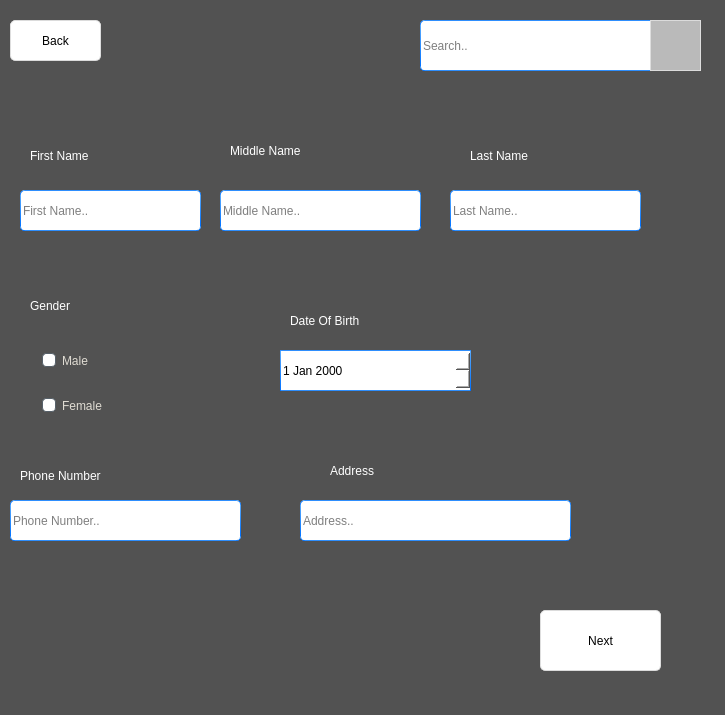
<?xml version="1.0" encoding="UTF-8"?>
<ui version="4.0">
 <class>newemp1</class>
 <widget class="QWidget" name="newemp1">
  <property name="geometry">
   <rect>
    <x>0</x>
    <y>0</y>
    <width>725</width>
    <height>715</height>
   </rect>
  </property>
  <property name="windowTitle">
   <string>Form</string>
  </property>
  <property name="styleSheet">
   <string notr="true">background-color:rgb(82, 82, 82);
font: 16pt &quot;Arial Rounded MT Bold&quot;;</string>
  </property>
  <widget class="QLineEdit" name="first_line">
   <property name="geometry">
    <rect>
     <x>20</x>
     <y>190</y>
     <width>181</width>
     <height>41</height>
    </rect>
   </property>
   <property name="styleSheet">
    <string notr="true">
border-width: 1px; border-radius: 4px;
background-color: rgb(255, 255, 255);
	border-style: solid;
	border-color: qlineargradient(spread:pad, x1:0.5, y1:1, x2:0.5, y2:0, stop:0 rgba(0, 113, 255, 255), stop:1 rgba(91, 171, 252, 255));</string>
   </property>
   <property name="placeholderText">
    <string>First Name..</string>
   </property>
  </widget>
  <widget class="QLineEdit" name="middle_line">
   <property name="geometry">
    <rect>
     <x>220</x>
     <y>190</y>
     <width>201</width>
     <height>41</height>
    </rect>
   </property>
   <property name="styleSheet">
    <string notr="true">
border-width: 1px; border-radius: 4px;
background-color: rgb(255, 255, 255);
	border-style: solid;
	border-color: qlineargradient(spread:pad, x1:0.5, y1:1, x2:0.5, y2:0, stop:0 rgba(0, 113, 255, 255), stop:1 rgba(91, 171, 252, 255));</string>
   </property>
   <property name="placeholderText">
    <string>Middle Name..</string>
   </property>
  </widget>
  <widget class="QLineEdit" name="last_line">
   <property name="geometry">
    <rect>
     <x>450</x>
     <y>190</y>
     <width>191</width>
     <height>41</height>
    </rect>
   </property>
   <property name="styleSheet">
    <string notr="true">
border-width: 1px; border-radius: 4px;
background-color: rgb(255, 255, 255);
	border-style: solid;
	border-color: qlineargradient(spread:pad, x1:0.5, y1:1, x2:0.5, y2:0, stop:0 rgba(0, 113, 255, 255), stop:1 rgba(91, 171, 252, 255));</string>
   </property>
   <property name="text">
    <string/>
   </property>
   <property name="placeholderText">
    <string>Last Name..</string>
   </property>
  </widget>
  <widget class="QLineEdit" name="phone_line">
   <property name="geometry">
    <rect>
     <x>10</x>
     <y>500</y>
     <width>231</width>
     <height>41</height>
    </rect>
   </property>
   <property name="styleSheet">
    <string notr="true">
border-width: 1px; border-radius: 4px;
background-color: rgb(255, 255, 255);
	border-style: solid;
	border-color: qlineargradient(spread:pad, x1:0.5, y1:1, x2:0.5, y2:0, stop:0 rgba(0, 113, 255, 255), stop:1 rgba(91, 171, 252, 255));</string>
   </property>
   <property name="placeholderText">
    <string>Phone Number..</string>
   </property>
  </widget>
  <widget class="QLineEdit" name="address_line">
   <property name="geometry">
    <rect>
     <x>300</x>
     <y>500</y>
     <width>271</width>
     <height>41</height>
    </rect>
   </property>
   <property name="styleSheet">
    <string notr="true">
border-width: 1px; border-radius: 4px;
background-color: rgb(255, 255, 255);
	border-style: solid;
	border-color: qlineargradient(spread:pad, x1:0.5, y1:1, x2:0.5, y2:0, stop:0 rgba(0, 113, 255, 255), stop:1 rgba(91, 171, 252, 255));</string>
   </property>
   <property name="placeholderText">
    <string>Address..</string>
   </property>
  </widget>
  <widget class="QLabel" name="label">
   <property name="geometry">
    <rect>
     <x>30</x>
     <y>140</y>
     <width>151</width>
     <height>31</height>
    </rect>
   </property>
   <property name="styleSheet">
    <string notr="true">color: rgb(255, 255, 255);</string>
   </property>
   <property name="text">
    <string>First Name</string>
   </property>
  </widget>
  <widget class="QLabel" name="label_2">
   <property name="geometry">
    <rect>
     <x>470</x>
     <y>140</y>
     <width>161</width>
     <height>31</height>
    </rect>
   </property>
   <property name="styleSheet">
    <string notr="true">color: rgb(255, 255, 255);</string>
   </property>
   <property name="text">
    <string>Last Name </string>
   </property>
  </widget>
  <widget class="QLabel" name="label_7">
   <property name="geometry">
    <rect>
     <x>330</x>
     <y>450</y>
     <width>161</width>
     <height>41</height>
    </rect>
   </property>
   <property name="styleSheet">
    <string notr="true">color: rgb(255, 255, 255);</string>
   </property>
   <property name="text">
    <string>Address</string>
   </property>
  </widget>
  <widget class="QLabel" name="label_8">
   <property name="geometry">
    <rect>
     <x>230</x>
     <y>140</y>
     <width>191</width>
     <height>21</height>
    </rect>
   </property>
   <property name="styleSheet">
    <string notr="true">color: rgb(255, 255, 255);</string>
   </property>
   <property name="text">
    <string>Middle Name</string>
   </property>
  </widget>
  <widget class="QLabel" name="label_9">
   <property name="geometry">
    <rect>
     <x>30</x>
     <y>280</y>
     <width>111</width>
     <height>51</height>
    </rect>
   </property>
   <property name="styleSheet">
    <string notr="true">color: rgb(255, 255, 255);</string>
   </property>
   <property name="text">
    <string>Gender</string>
   </property>
  </widget>
  <widget class="QLabel" name="label_10">
   <property name="geometry">
    <rect>
     <x>20</x>
     <y>460</y>
     <width>211</width>
     <height>31</height>
    </rect>
   </property>
   <property name="styleSheet">
    <string notr="true">color: rgb(255, 255, 255);</string>
   </property>
   <property name="text">
    <string>Phone Number</string>
   </property>
  </widget>
  <widget class="QLabel" name="label_11">
   <property name="geometry">
    <rect>
     <x>290</x>
     <y>300</y>
     <width>201</width>
     <height>41</height>
    </rect>
   </property>
   <property name="styleSheet">
    <string notr="true">color: rgb(255, 255, 255);</string>
   </property>
   <property name="text">
    <string>Date Of Birth</string>
   </property>
  </widget>
  <widget class="QPushButton" name="next_btn">
   <property name="geometry">
    <rect>
     <x>540</x>
     <y>610</y>
     <width>121</width>
     <height>61</height>
    </rect>
   </property>
   <property name="styleSheet">
    <string notr="true">QPushButton{
	font: 75 11pt &quot;MS Shell Dlg 2&quot;;
	border-style: solid;
	border-top-color: qlineargradient(spread:pad, x1:0.5, y1:1, x2:0.5, y2:0, stop:0 rgb(215, 215, 215), stop:1 rgb(222, 222, 222));
	border-right-color: qlineargradient(spread:pad, x1:0, y1:0.5, x2:1, y2:0.5, stop:0 rgb(217, 217, 217), stop:1 rgb(227, 227, 227));
	border-left-color: qlineargradient(spread:pad, x1:0, y1:0.5, x2:1, y2:0.5, stop:0 rgb(227, 227, 227), stop:1 rgb(217, 217, 217));
	border-bottom-color: qlineargradient(spread:pad, x1:0.5, y1:1, x2:0.5, y2:0, stop:0 rgb(215, 215, 215), stop:1 rgb(222, 222, 222));
	border-width: 1px;
	border-radius: 5px;
	color: rgb(0,0,0);
	padding: 2px;
	background-color: rgb(255,255,255);
}
QPushButton:hover{
	border-style: solid;
	border-top-color: qlineargradient(spread:pad, x1:0.5, y1:1, x2:0.5, y2:0, stop:0 rgb(195, 195, 195), stop:1 rgb(222, 222, 222));
	border-right-color: qlineargradient(spread:pad, x1:0, y1:0.5, x2:1, y2:0.5, stop:0 rgb(197, 197, 197), stop:1 rgb(227, 227, 227));
	border-left-color: qlineargradient(spread:pad, x1:0, y1:0.5, x2:1, y2:0.5, stop:0 rgb(227, 227, 227), stop:1 rgb(197, 197, 197));
	border-bottom-color: qlineargradient(spread:pad, x1:0.5, y1:1, x2:0.5, y2:0, stop:0 rgb(195, 195, 195), stop:1 rgb(222, 222, 222));
	border-width: 1px;
	border-radius: 5px;
	color: rgb(0,0,0);
	padding: 2px;
	background-color: rgb(255,255,255);
}
QPushButton:pressed{
	border-style: solid;
	border-top-color: qlineargradient(spread:pad, x1:0.5, y1:1, x2:0.5, y2:0, stop:0 rgb(215, 215, 215), stop:1 rgb(222, 222, 222));
	border-right-color: qlineargradient(spread:pad, x1:0, y1:0.5, x2:1, y2:0.5, stop:0 rgb(217, 217, 217), stop:1 rgb(227, 227, 227));
	border-left-color: qlineargradient(spread:pad, x1:0, y1:0.5, x2:1, y2:0.5, stop:0 rgb(227, 227, 227), stop:1 rgb(217, 217, 217));
	border-bottom-color: qlineargradient(spread:pad, x1:0.5, y1:1, x2:0.5, y2:0, stop:0 rgb(215, 215, 215), stop:1 rgb(222, 222, 222));
	border-width: 1px;
	border-radius: 5px;
	color: rgb(0,0,0);
	padding: 2px;
	background-color: rgb(142,142,142);
}
QPushButton:disabled{
	border-style: solid;
	border-top-color: qlineargradient(spread:pad, x1:0.5, y1:1, x2:0.5, y2:0, stop:0 rgb(215, 215, 215), stop:1 rgb(222, 222, 222));
	border-right-color: qlineargradient(spread:pad, x1:0, y1:0.5, x2:1, y2:0.5, stop:0 rgb(217, 217, 217), stop:1 rgb(227, 227, 227));
	border-left-color: qlineargradient(spread:pad, x1:0, y1:0.5, x2:1, y2:0.5, stop:0 rgb(227, 227, 227), stop:1 rgb(217, 217, 217));
	border-bottom-color: qlineargradient(spread:pad, x1:0.5, y1:1, x2:0.5, y2:0, stop:0 rgb(215, 215, 215), stop:1 rgb(222, 222, 222));
	border-width: 1px;
	border-radius: 5px;
	color: #808086;
	padding: 2px;
	background-color: rgb(142,142,142);
}</string>
   </property>
   <property name="text">
    <string>Next</string>
   </property>
  </widget>
  <widget class="QCheckBox" name="male_check">
   <property name="geometry">
    <rect>
     <x>40</x>
     <y>350</y>
     <width>171</width>
     <height>21</height>
    </rect>
   </property>
   <property name="styleSheet">
    <string notr="true">QCheckBox {
	color:rgb(223,219,210);
	padding: 2px;
	font: 12pt &quot;Arial&quot;;
}
QCheckBox:hover {
	border-radius:4px;
	border-style:solid;
	padding-left: 1px;
	padding-right: 1px;
	padding-bottom: 1px;
	padding-top: 1px;
	border-width:1px;
	border-color: rgb(87, 97, 106);
	background-color:qlineargradient(spread:pad, x1:0.5, y1:0.7, x2:0.5, y2:0.3, stop:0 rgba(87, 97, 106, 150), stop:1 rgba(93, 103, 113, 150));
}
QCheckBox::indicator:checked {
	border-radius:4px;
	border-style:solid;
	border-width:1px;
	border-color: rgb(180,180,180);
  	background-color:qlineargradient(spread:pad, x1:0.5, y1:0.7, x2:0.5, y2:0.3, stop:0 rgba(87, 97, 106, 255), stop:1 rgba(93, 103, 113, 255));
}
QCheckBox::indicator:unchecked {
	border-radius:4px;
	border-style:solid;
	border-width:1px;
	border-color: rgb(87, 97, 106);
  	background-color:rgb(255,255,255);
}</string>
   </property>
   <property name="text">
    <string>Male</string>
   </property>
  </widget>
  <widget class="QCheckBox" name="female_check">
   <property name="geometry">
    <rect>
     <x>40</x>
     <y>390</y>
     <width>161</width>
     <height>31</height>
    </rect>
   </property>
   <property name="styleSheet">
    <string notr="true">QCheckBox {
	color:rgb(223,219,210);
	padding: 2px;
	font: 12pt &quot;Arial&quot;;
}
QCheckBox:hover {
	border-radius:4px;
	border-style:solid;
	padding-left: 1px;
	padding-right: 1px;
	padding-bottom: 1px;
	padding-top: 1px;
	border-width:1px;
	border-color: rgb(87, 97, 106);
	background-color:qlineargradient(spread:pad, x1:0.5, y1:0.7, x2:0.5, y2:0.3, stop:0 rgba(87, 97, 106, 150), stop:1 rgba(93, 103, 113, 150));
}
QCheckBox::indicator:checked {
	border-radius:4px;
	border-style:solid;
	border-width:1px;
	border-color: rgb(180,180,180);
  	background-color:qlineargradient(spread:pad, x1:0.5, y1:0.7, x2:0.5, y2:0.3, stop:0 rgba(87, 97, 106, 255), stop:1 rgba(93, 103, 113, 255));
}
QCheckBox::indicator:unchecked {
	border-radius:4px;
	border-style:solid;
	border-width:1px;
	border-color: rgb(87, 97, 106);
  	background-color:rgb(255,255,255);
}</string>
   </property>
   <property name="text">
    <string>Female</string>
   </property>
  </widget>
  <widget class="QDateEdit" name="date">
   <property name="geometry">
    <rect>
     <x>280</x>
     <y>350</y>
     <width>191</width>
     <height>41</height>
    </rect>
   </property>
   <property name="styleSheet">
    <string notr="true">QDateTimeEdit {
background-color: rgb(255, 255, 255);
	border-style: solid;
	border-width: 1px;
	border-color: qlineargradient(spread:pad, x1:0.5, y1:1, x2:0.5, y2:0, stop:0 rgba(0, 113, 255, 255), stop:1 rgba(91, 171, 252, 255));
}
</string>
   </property>
  </widget>
  <widget class="QPushButton" name="back_btn">
   <property name="geometry">
    <rect>
     <x>10</x>
     <y>20</y>
     <width>91</width>
     <height>41</height>
    </rect>
   </property>
   <property name="styleSheet">
    <string notr="true">QPushButton{
	font: 75 11pt &quot;MS Shell Dlg 2&quot;;
	border-style: solid;
	border-top-color: qlineargradient(spread:pad, x1:0.5, y1:1, x2:0.5, y2:0, stop:0 rgb(215, 215, 215), stop:1 rgb(222, 222, 222));
	border-right-color: qlineargradient(spread:pad, x1:0, y1:0.5, x2:1, y2:0.5, stop:0 rgb(217, 217, 217), stop:1 rgb(227, 227, 227));
	border-left-color: qlineargradient(spread:pad, x1:0, y1:0.5, x2:1, y2:0.5, stop:0 rgb(227, 227, 227), stop:1 rgb(217, 217, 217));
	border-bottom-color: qlineargradient(spread:pad, x1:0.5, y1:1, x2:0.5, y2:0, stop:0 rgb(215, 215, 215), stop:1 rgb(222, 222, 222));
	border-width: 1px;
	border-radius: 5px;
	color: rgb(0,0,0);
	padding: 2px;
	background-color: rgb(255,255,255);
}
QPushButton:hover{
	border-style: solid;
	border-top-color: qlineargradient(spread:pad, x1:0.5, y1:1, x2:0.5, y2:0, stop:0 rgb(195, 195, 195), stop:1 rgb(222, 222, 222));
	border-right-color: qlineargradient(spread:pad, x1:0, y1:0.5, x2:1, y2:0.5, stop:0 rgb(197, 197, 197), stop:1 rgb(227, 227, 227));
	border-left-color: qlineargradient(spread:pad, x1:0, y1:0.5, x2:1, y2:0.5, stop:0 rgb(227, 227, 227), stop:1 rgb(197, 197, 197));
	border-bottom-color: qlineargradient(spread:pad, x1:0.5, y1:1, x2:0.5, y2:0, stop:0 rgb(195, 195, 195), stop:1 rgb(222, 222, 222));
	border-width: 1px;
	border-radius: 5px;
	color: rgb(0,0,0);
	padding: 2px;
	background-color: rgb(255,255,255);
}
QPushButton:pressed{
	border-style: solid;
	border-top-color: qlineargradient(spread:pad, x1:0.5, y1:1, x2:0.5, y2:0, stop:0 rgb(215, 215, 215), stop:1 rgb(222, 222, 222));
	border-right-color: qlineargradient(spread:pad, x1:0, y1:0.5, x2:1, y2:0.5, stop:0 rgb(217, 217, 217), stop:1 rgb(227, 227, 227));
	border-left-color: qlineargradient(spread:pad, x1:0, y1:0.5, x2:1, y2:0.5, stop:0 rgb(227, 227, 227), stop:1 rgb(217, 217, 217));
	border-bottom-color: qlineargradient(spread:pad, x1:0.5, y1:1, x2:0.5, y2:0, stop:0 rgb(215, 215, 215), stop:1 rgb(222, 222, 222));
	border-width: 1px;
	border-radius: 5px;
	color: rgb(0,0,0);
	padding: 2px;
	background-color: rgb(142,142,142);
}
QPushButton:disabled{
	border-style: solid;
	border-top-color: qlineargradient(spread:pad, x1:0.5, y1:1, x2:0.5, y2:0, stop:0 rgb(215, 215, 215), stop:1 rgb(222, 222, 222));
	border-right-color: qlineargradient(spread:pad, x1:0, y1:0.5, x2:1, y2:0.5, stop:0 rgb(217, 217, 217), stop:1 rgb(227, 227, 227));
	border-left-color: qlineargradient(spread:pad, x1:0, y1:0.5, x2:1, y2:0.5, stop:0 rgb(227, 227, 227), stop:1 rgb(217, 217, 217));
	border-bottom-color: qlineargradient(spread:pad, x1:0.5, y1:1, x2:0.5, y2:0, stop:0 rgb(215, 215, 215), stop:1 rgb(222, 222, 222));
	border-width: 1px;
	border-radius: 5px;
	color: #808086;
	padding: 2px;
	background-color: rgb(142,142,142);
}</string>
   </property>
   <property name="text">
    <string>Back</string>
   </property>
  </widget>
  <widget class="QLineEdit" name="searchbar">
   <property name="geometry">
    <rect>
     <x>420</x>
     <y>20</y>
     <width>281</width>
     <height>51</height>
    </rect>
   </property>
   <property name="styleSheet">
    <string notr="true">
border-width: 1px; border-radius: 4px;
background-color: rgb(255, 255, 255);
	border-style: solid;
	border-color: qlineargradient(spread:pad, x1:0.5, y1:1, x2:0.5, y2:0, stop:0 rgba(0, 113, 255, 255), stop:1 rgba(91, 171, 252, 255));</string>
   </property>
   <property name="placeholderText">
    <string>Search..</string>
   </property>
  </widget>
  <widget class="QPushButton" name="search_btn">
   <property name="geometry">
    <rect>
     <x>650</x>
     <y>20</y>
     <width>51</width>
     <height>51</height>
    </rect>
   </property>
   <property name="styleSheet">
    <string notr="true">QPushButton{
	font: 75 11pt &quot;MS Shell Dlg 2&quot;;
	border-style: solid;
	border-top-color: qlineargradient(spread:pad, x1:0.5, y1:1, x2:0.5, y2:0, stop:0 rgb(215, 215, 215), stop:1 rgb(222, 222, 222));
	border-right-color: qlineargradient(spread:pad, x1:0, y1:0.5, x2:1, y2:0.5, stop:0 rgb(217, 217, 217), stop:1 rgb(227, 227, 227));
	border-left-color: qlineargradient(spread:pad, x1:0, y1:0.5, x2:1, y2:0.5, stop:0 rgb(227, 227, 227), stop:1 rgb(217, 217, 217));
	border-bottom-color: qlineargradient(spread:pad, x1:0.5, y1:1, x2:0.5, y2:0, stop:0 rgb(215, 215, 215), stop:1 rgb(222, 222, 222));
	border-width: 1px;
	border-radius: 40px;
	color: rgb(0,0,0);
	padding: 2px;
	background-color: rgb(186,186,186);
    background-image: url(&quot;D:/ahmos/Desktop/senior proj 222/APP/icon1.jpg&quot;);
}
QPushButton:hover{
	border-style: solid;
	border-top-color: qlineargradient(spread:pad, x1:0.5, y1:1, x2:0.5, y2:0, stop:0 rgb(195, 195, 195), stop:1 rgb(222, 222, 222));
	border-right-color: qlineargradient(spread:pad, x1:0, y1:0.5, x2:1, y2:0.5, stop:0 rgb(197, 197, 197), stop:1 rgb(227, 227, 227));
	border-left-color: qlineargradient(spread:pad, x1:0, y1:0.5, x2:1, y2:0.5, stop:0 rgb(227, 227, 227), stop:1 rgb(197, 197, 197));
	border-bottom-color: qlineargradient(spread:pad, x1:0.5, y1:1, x2:0.5, y2:0, stop:0 rgb(195, 195, 195), stop:1 rgb(222, 222, 222));
	border-width: 1px;
	border-radius: 5px;
	color: rgb(0,0,0);
	padding: 2px;
	background-color: rgb(255,255,255);
}
QPushButton:pressed{
	border-style: solid;
	border-top-color: qlineargradient(spread:pad, x1:0.5, y1:1, x2:0.5, y2:0, stop:0 rgb(215, 215, 215), stop:1 rgb(222, 222, 222));
	border-right-color: qlineargradient(spread:pad, x1:0, y1:0.5, x2:1, y2:0.5, stop:0 rgb(217, 217, 217), stop:1 rgb(227, 227, 227));
	border-left-color: qlineargradient(spread:pad, x1:0, y1:0.5, x2:1, y2:0.5, stop:0 rgb(227, 227, 227), stop:1 rgb(217, 217, 217));
	border-bottom-color: qlineargradient(spread:pad, x1:0.5, y1:1, x2:0.5, y2:0, stop:0 rgb(215, 215, 215), stop:1 rgb(222, 222, 222));
	border-width: 1px;
	border-radius: 5px;
	color: rgb(0,0,0);
	padding: 2px;
	background-color: rgb(142,142,142);
}
QPushButton:disabled{
	border-style: solid;
	border-top-color: qlineargradient(spread:pad, x1:0.5, y1:1, x2:0.5, y2:0, stop:0 rgb(215, 215, 215), stop:1 rgb(222, 222, 222));
	border-right-color: qlineargradient(spread:pad, x1:0, y1:0.5, x2:1, y2:0.5, stop:0 rgb(217, 217, 217), stop:1 rgb(227, 227, 227));
	border-left-color: qlineargradient(spread:pad, x1:0, y1:0.5, x2:1, y2:0.5, stop:0 rgb(227, 227, 227), stop:1 rgb(217, 217, 217));
	border-bottom-color: qlineargradient(spread:pad, x1:0.5, y1:1, x2:0.5, y2:0, stop:0 rgb(215, 215, 215), stop:1 rgb(222, 222, 222));
	border-width: 1px;
	border-radius: 5px;
	color: #808086;
	padding: 2px;
	background-color: rgb(142,142,142);
}</string>
   </property>
   <property name="text">
    <string/>
   </property>
  </widget>
 </widget>
 <resources/>
 <connections/>
</ui>
